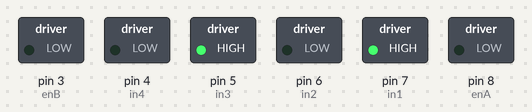
The sketch below on a simulated Arduino Uno, built with avr-gcc and run on an emulated ATmega328P. Parts: switched loads named in the sketch (green lamp = pin HIGH).

Above: at 0.05 s.
At 6.45 s:
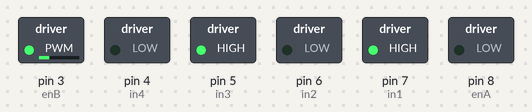
At 13.15 s:
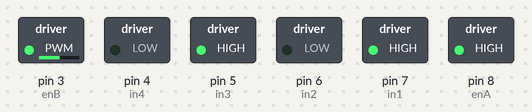
At 19.95 s:
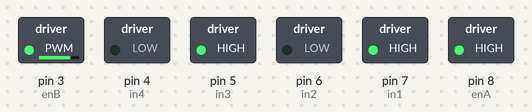
At 25.6 s:
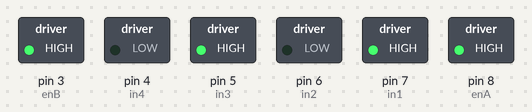
At 39.86 s:
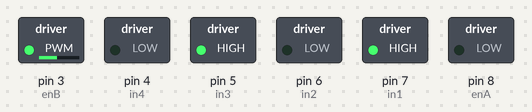
Timing chart, 0 to 40.0 s (numbered marks = the images above):
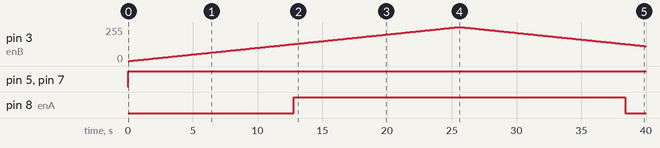

The sketch:

CODE-062.ino
```cpp
//Khai báo chân tín hiệu motor A
int enA = 8;
int in1 = 7;
int in2 = 6;

//Khai báo chân tín hiệu cho motor B
int in3 = 5;
int in4 = 4;
int enB = 3;

int i;

void setup()
{
  pinMode(enA, OUTPUT);
  pinMode(in1, OUTPUT);
  pinMode(in2, OUTPUT);
  pinMode(enB, OUTPUT);
  pinMode(in3, OUTPUT);
  pinMode(in4, OUTPUT);
}

void chaymotor()
{
  for (i = 0; i <= 255; i++) {

    digitalWrite(in3, HIGH);
    digitalWrite(in1, HIGH);
    digitalWrite(in4, LOW);
    digitalWrite(in2, LOW);
    analogWrite(enB, i);
    analogWrite(enA, i);
    delay(100);

  }// Tăng tốc động cơ từ Min >> Max
  for (i = 255; i >= 0; i--) {
    digitalWrite(in3, HIGH);
    digitalWrite(in1, HIGH);
    digitalWrite(in4, LOW);
    digitalWrite(in2, LOW);
    analogWrite(enB, i);
    analogWrite(enA, i);
    delay(100);

  }// Giảm tốc từ Max >> Min

}

void loop()
{
  chaymotor();
  delay(1000);
}
```

Measured:
- by itself, pin 3 (enB): rises from 0/255 to 255/255 in 25.4 s, then falls to 112/255 in 14.4 s
- by itself, pin 5 (in3), pin 7 (in1): LOW → HIGH at 0.00 s
- by itself, pin 8 (enA): LOW → HIGH at 12.8 s, → LOW 25.6 s later
